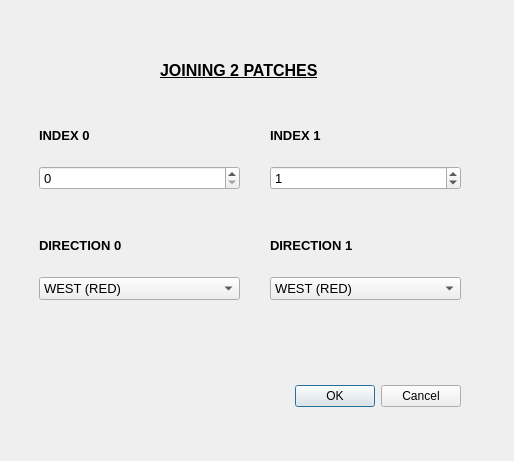
<?xml version="1.0" encoding="UTF-8"?>
<ui version="4.0">
 <class>JoinPatchWindow</class>
 <widget class="QDialog" name="JoinPatchWindow">
  <property name="geometry">
   <rect>
    <x>0</x>
    <y>0</y>
    <width>514</width>
    <height>461</height>
   </rect>
  </property>
  <property name="windowTitle">
   <string>Dialog</string>
  </property>
  <widget class="QDialogButtonBox" name="buttonBox">
   <property name="geometry">
    <rect>
     <x>120</x>
     <y>380</y>
     <width>341</width>
     <height>32</height>
    </rect>
   </property>
   <property name="orientation">
    <enum>Qt::Horizontal</enum>
   </property>
   <property name="standardButtons">
    <set>QDialogButtonBox::Cancel|QDialogButtonBox::Ok</set>
   </property>
  </widget>
  <widget class="QWidget" name="verticalLayoutWidget_7">
   <property name="geometry">
    <rect>
     <x>270</x>
     <y>220</y>
     <width>191</width>
     <height>80</height>
    </rect>
   </property>
   <layout class="QVBoxLayout" name="verticalLayout_7">
    <item>
     <widget class="QLabel" name="label_9">
      <property name="font">
       <font>
        <pointsize>10</pointsize>
        <weight>75</weight>
        <bold>true</bold>
       </font>
      </property>
      <property name="text">
       <string>DIRECTION 1</string>
      </property>
     </widget>
    </item>
    <item>
     <widget class="QComboBox" name="foat_join_patches_direction_1_comboBox">
      <property name="font">
       <font>
        <pointsize>10</pointsize>
       </font>
      </property>
      <item>
       <property name="text">
        <string>WEST (RED)</string>
       </property>
      </item>
      <item>
       <property name="text">
        <string>SOUTH - WEST (PINK)</string>
       </property>
      </item>
      <item>
       <property name="text">
        <string>SOUTH (ORANGE)</string>
       </property>
      </item>
      <item>
       <property name="text">
        <string>SOUTH - EAST (YELLOW)</string>
       </property>
      </item>
      <item>
       <property name="text">
        <string>EAST (PURPLE)</string>
       </property>
      </item>
      <item>
       <property name="text">
        <string>NORTH - EAST (BLUE)</string>
       </property>
      </item>
      <item>
       <property name="text">
        <string>NORTH (GREEN)</string>
       </property>
      </item>
      <item>
       <property name="text">
        <string>NORTH - WEST (BROWN)</string>
       </property>
      </item>
     </widget>
    </item>
   </layout>
  </widget>
  <widget class="QWidget" name="verticalLayoutWidget_5">
   <property name="geometry">
    <rect>
     <x>270</x>
     <y>110</y>
     <width>191</width>
     <height>80</height>
    </rect>
   </property>
   <layout class="QVBoxLayout" name="verticalLayout_5">
    <item>
     <widget class="QLabel" name="label_7">
      <property name="font">
       <font>
        <pointsize>10</pointsize>
        <weight>75</weight>
        <bold>true</bold>
       </font>
      </property>
      <property name="text">
       <string>INDEX 1</string>
      </property>
     </widget>
    </item>
    <item>
     <widget class="QSpinBox" name="foat_join_patches_index_1_spinbox">
      <property name="font">
       <font>
        <pointsize>10</pointsize>
       </font>
      </property>
      <property name="maximum">
       <number>100</number>
      </property>
      <property name="value">
       <number>1</number>
      </property>
     </widget>
    </item>
   </layout>
  </widget>
  <widget class="QWidget" name="verticalLayoutWidget_6">
   <property name="geometry">
    <rect>
     <x>39</x>
     <y>220</y>
     <width>201</width>
     <height>80</height>
    </rect>
   </property>
   <layout class="QVBoxLayout" name="verticalLayout_6">
    <item>
     <widget class="QLabel" name="label_8">
      <property name="font">
       <font>
        <pointsize>10</pointsize>
        <weight>75</weight>
        <bold>true</bold>
       </font>
      </property>
      <property name="text">
       <string>DIRECTION 0</string>
      </property>
     </widget>
    </item>
    <item>
     <widget class="QComboBox" name="foat_join_patches_direction_0_comboBox">
      <property name="font">
       <font>
        <pointsize>10</pointsize>
       </font>
      </property>
      <item>
       <property name="text">
        <string>WEST (RED)</string>
       </property>
      </item>
      <item>
       <property name="text">
        <string>SOUTH - WEST (PINK)</string>
       </property>
      </item>
      <item>
       <property name="text">
        <string>SOUTH (ORANGE)</string>
       </property>
      </item>
      <item>
       <property name="text">
        <string>SOUTH - EAST (YELLOW)</string>
       </property>
      </item>
      <item>
       <property name="text">
        <string>EAST (PURPLE)</string>
       </property>
      </item>
      <item>
       <property name="text">
        <string>NORTH - EAST (BLUE)</string>
       </property>
      </item>
      <item>
       <property name="text">
        <string>NORTH (GREEN)</string>
       </property>
      </item>
      <item>
       <property name="text">
        <string>NORTH - WEST (BROWN)</string>
       </property>
      </item>
     </widget>
    </item>
   </layout>
  </widget>
  <widget class="QLabel" name="label_6">
   <property name="geometry">
    <rect>
     <x>160</x>
     <y>55</y>
     <width>221</width>
     <height>31</height>
    </rect>
   </property>
   <property name="font">
    <font>
     <pointsize>12</pointsize>
     <weight>75</weight>
     <bold>true</bold>
     <underline>true</underline>
    </font>
   </property>
   <property name="text">
    <string>JOINING 2 PATCHES</string>
   </property>
  </widget>
  <widget class="QWidget" name="verticalLayoutWidget_8">
   <property name="geometry">
    <rect>
     <x>39</x>
     <y>110</y>
     <width>201</width>
     <height>80</height>
    </rect>
   </property>
   <layout class="QVBoxLayout" name="verticalLayout_8">
    <item>
     <widget class="QLabel" name="label_10">
      <property name="font">
       <font>
        <pointsize>10</pointsize>
        <weight>75</weight>
        <bold>true</bold>
        <underline>false</underline>
        <kerning>true</kerning>
       </font>
      </property>
      <property name="text">
       <string>INDEX 0</string>
      </property>
     </widget>
    </item>
    <item>
     <widget class="QSpinBox" name="foat_join_patches_index_0_spinbox">
      <property name="font">
       <font>
        <pointsize>10</pointsize>
       </font>
      </property>
      <property name="maximum">
       <number>100</number>
      </property>
     </widget>
    </item>
   </layout>
  </widget>
 </widget>
 <resources/>
 <connections>
  <connection>
   <sender>buttonBox</sender>
   <signal>accepted()</signal>
   <receiver>JoinPatchWindow</receiver>
   <slot>accept()</slot>
   <hints>
    <hint type="sourcelabel">
     <x>248</x>
     <y>254</y>
    </hint>
    <hint type="destinationlabel">
     <x>157</x>
     <y>274</y>
    </hint>
   </hints>
  </connection>
  <connection>
   <sender>buttonBox</sender>
   <signal>rejected()</signal>
   <receiver>JoinPatchWindow</receiver>
   <slot>reject()</slot>
   <hints>
    <hint type="sourcelabel">
     <x>316</x>
     <y>260</y>
    </hint>
    <hint type="destinationlabel">
     <x>286</x>
     <y>274</y>
    </hint>
   </hints>
  </connection>
 </connections>
</ui>
